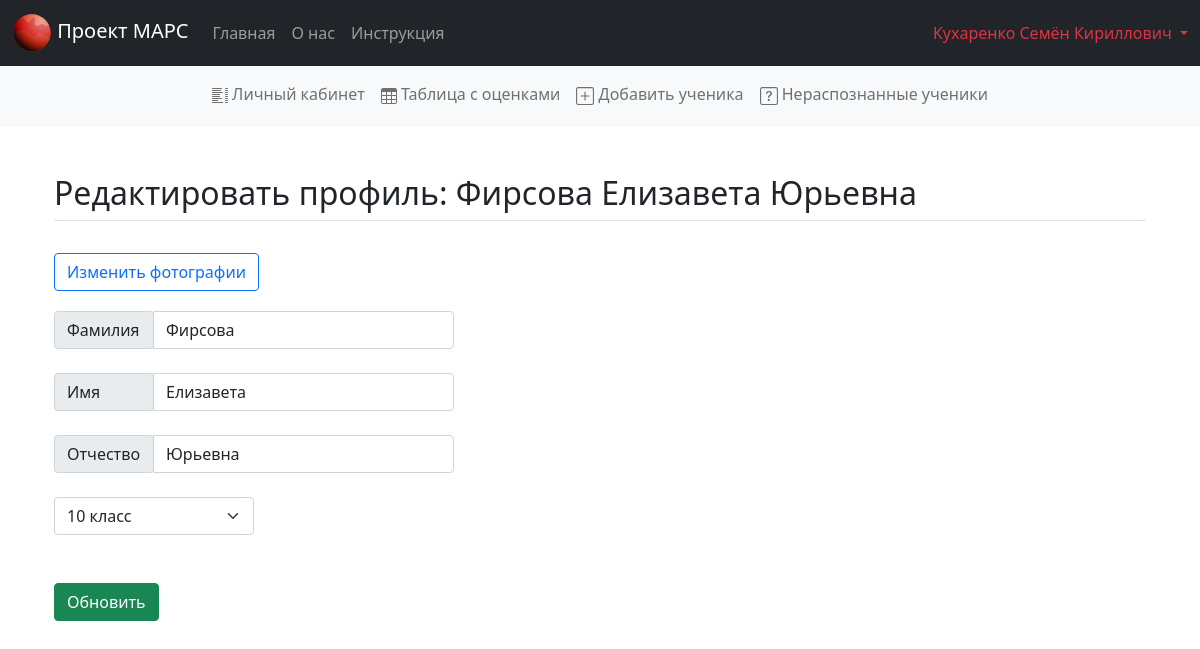
The page /lk/edit_student/student_id=1 (signed in) on the database its author committed.
### system_vars.py (models this page shows, shortened)
class Teacher(db.Model):
    id = db.Column(db.Integer, primary_key=True)
    name = db.Column(db.String(50))
    login = db.Column(db.String(50), unique=True)
    psw = db.Column(db.String(500), unique=True)

class Student(db.Model):
    id = db.Column(db.Integer, primary_key=True)
    name = db.Column(db.String(50), unique=True)
    grade = db.Column(db.Integer)
    teacher_id = db.Column(db.Integer, db.ForeignKey("teacher.id"))

### app.py (the view)
@app.route('/lk/edit_student/student_id=<int:student_id>', methods=['POST', 'GET'])
def edit_student(student_id):
    teacher_id = session.get('user_id')
    if teacher_id is None:
        return redirect('/error_no_access')
    student = db.session.get(system_vars.Student, student_id)
    if request.method == 'POST':
        student.name = request.form["surname"] + " " + request.form["name"] + " " + request.form["patronymic"]
        student.grade = int(request.form["grade"].split()[0])
        db.session.commit()
        return redirect('/lk')
    name_list = student.name.split()
    return render_template('enter_student.html', student_name=student.name, student_grade=f"{student.grade} класс",
                           name_list=name_list, link=f"/lk/edit_student_photo/student_id={student_id}")

### app.py (called while the page is built)
@app.before_request
def load_logged_in_user():
    teacher_id = session.get('user_id')
    if teacher_id is None:
        g.teacher_name = None
    else:
        g.teacher_name = db.session.get(system_vars.Teacher, teacher_id).name

### templates/enter_student.html (shortened to what this page needs)
{% extends 'base.html' %}
{% block body %}
<div class="container px-4 py-5">
    <h2 class="pb-2 border-bottom">Редактировать профиль: {{ student_name }}</h2><br>
    <a href={{ link }}><button class="btn btn-outline-primary" type="button" style="margin-bottom: 20px;">Изменить фотографии</button></a>
    <form method="post" enctype = "multipart/form-data">
        <div class="input-group has-validation" style="width: 400px">
            <span class="input-group-text" style="width: 100px">Фамилия</span>
            <input type="text" class="form-control" name="surname" placeholder="Surname" value={{ name_list[0] }}>
        </div><br>
        <div class="input-group has-validation" style="width: 400px">
            <span class="input-group-text" style="width: 100px">Имя</span>
            <input type="text" class="form-control" name="name" placeholder="Name" value={{ name_list[1] }}>
        </div><br>
        <div class="input-group has-validation" style="width: 400px">
            <span class="input-group-text" style="width: 100px">Отчество</span>
            <input type="text" class="form-control" name="patronymic" placeholder="Patronymic" value={{ name_list[2] }}>
        </div><br>
          <select class="form-select" id="grade" name="grade" required="" style="width: 200px">
            <option>{{ student_grade }}</option>
          </select><br><br>
        <button type="submit" class="btn btn-success">Обновить</button>
    </form>
</div>
{% endblock %}

### templates/base.html (shortened to what this page needs)
<!DOCTYPE html>
<html lang="en">
<head>
    <link href="{{url_for('static', filename = 'css/bootstrap.min.css')}}" rel="stylesheet">
</head>
<body>
<nav class="navbar navbar-expand-sm navbar-dark bg-dark" aria-label="navbar">
  <div class="container-fluid">
    <a class="navbar-brand" href="/">
      <img src="{{url_for('static', filename = 'img/project-mars-icon.svg')}}" width="40" height="40">
      Проект МАРС
    </a>
    <div class="collapse navbar-collapse">
      <ul class="navbar-nav me-auto mb-2 mb-sm-0">
        <li class="nav-item">
          <a class="nav-link" href="/">Главная</a>
        </li>
        <li class="nav-item">
          <a class="nav-link" href="/about">О нас</a>
        </li>
        <li class="nav-item">
          <a class="nav-link" href="/instruction">Инструкция</a>
        </li>
      </ul>
    </div>
    {% if g.teacher_name %}
    <div class="flex-shrink-0 dropdown">
        <a href="#" class="d-block text-decoration-none dropdown-toggle text-danger" id="dropdownUser2" data-bs-toggle="dropdown" aria-expanded="false">
          {{ g.teacher_name }}
        </a>
      </div>
    {% else %}
    <div class="col-md-3 text-end">
      <a href="/login"><button type="button" class="btn btn-outline-danger me-2">Вход</button></a>
      <a href="/register"><button type="button" class="btn btn-danger">Регистрация</button></a>
    </div>
    {% endif %}
  </div>
</nav>
  {% if g.teacher_name %}
    <nav class="navbar navbar-expand-sm navbar-light bg-light">
      <div class="collapse navbar-collapse" id="navbarsExample03">
        <ul class="navbar-nav me-auto mb-2 mb-sm-1" style="margin: auto;">
          <li class="nav-item">
            <a href="/lk" class="nav-link">
                Личный кабинет
            </a>
          </li>
          <li class="nav-item">
            <a href = "/lk/results/filter=-&0&0" class="nav-link">
              Таблица с оценками
            </a>
          </li>
          <li class="nav-item">
            <a href = "/lk/add_student" class="nav-link">
              Добавить ученика
            </a>
          </li>
          <li class="nav-item">
            <a href="/lk/undefined_students" class="nav-link">
              Нераспознанные ученики
          </a>
          </li>
        </ul>
    </div>
  </nav>
  {% endif %}
  {% block body %} {% endblock %}
</body>
</html>

### rows shown on the page
Teacher: teacher_name "Кухаренко Семён Кириллович"
Student: name "Фирсова Елизавета Юрьевна"

### other values the page prints
form field grade "10 класс"
